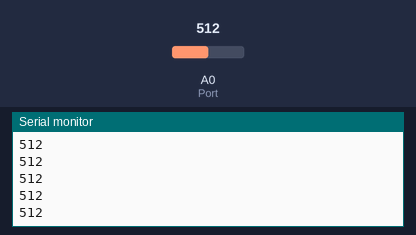
A sketch run on a simulated Arduino Uno, built with avr-gcc and run on an emulated ATmega328P. Parts: the last lines printed to the serial monitor. The inputs (shaded band) are chosen by the test bench; at power-on: A0 (Port) = 512.

Above: at 1.2 s.
1.3 s: A0 (Port) set to 716
At 1.31 s:
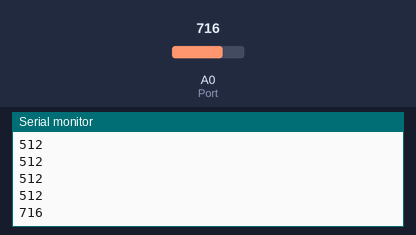
2.8 s: A0 (Port) set to 900
At 2.81 s:
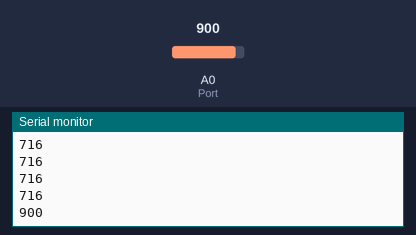
Timing chart, 0 to 5.8 s (numbered marks = the images above; inputs shaded):
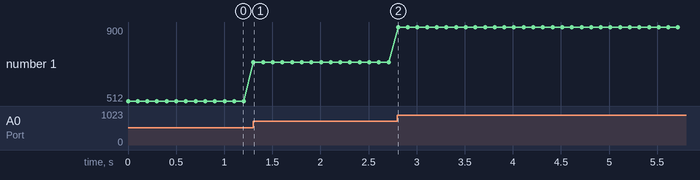

The sketch:

plot_ana.ino
```cpp
int Port = A0;

void setup() {
  Serial.begin(9600);
}


void loop() {
  int y1 = analogRead(Port);

  Serial.println(y1);

  delay(100);
}
```

Measured:
- after the input at 1.3 s, the serial monitor: prints a new line at once (image 1)
- after the input at 2.8 s, the serial monitor: prints a new line at once (image 2)
- plotted number 1: 512 → 716 after the input at 1.3 s, 716 → 900 after the input at 2.8 s
